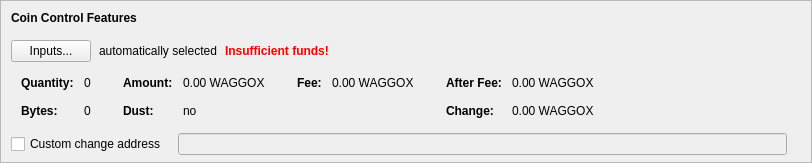
    <widget class="QFrame" name="frameCoinControl">
     <property name="sizePolicy">
      <sizepolicy hsizetype="Expanding" vsizetype="Expanding">
       <horstretch>0</horstretch>
       <verstretch>0</verstretch>
      </sizepolicy>
     </property>
     <property name="maximumSize">
      <size>
       <width>16777215</width>
       <height>16777215</height>
      </size>
     </property>
     <property name="frameShape">
      <enum>QFrame::StyledPanel</enum>
     </property>
     <property name="frameShadow">
      <enum>QFrame::Sunken</enum>
     </property>
     <layout class="QVBoxLayout" name="verticalLayoutCoinControl2">
      <property name="spacing">
       <number>0</number>
      </property>
      <property name="leftMargin">
       <number>0</number>
      </property>
      <property name="topMargin">
       <number>0</number>
      </property>
      <property name="rightMargin">
       <number>0</number>
      </property>
      <property name="bottomMargin">
       <number>6</number>
      </property>
      <item>
       <layout class="QVBoxLayout" name="verticalLayoutCoinControl" stretch="0,0,0,0,1">
        <property name="spacing">
         <number>0</number>
        </property>
        <property name="leftMargin">
         <number>10</number>
        </property>
        <property name="topMargin">
         <number>10</number>
        </property>
        <item>
         <layout class="QHBoxLayout" name="horizontalLayoutCoinControl1">
          <property name="bottomMargin">
           <number>15</number>
          </property>
          <item>
           <widget class="QLabel" name="labelCoinControlFeatures">
            <property name="sizePolicy">
             <sizepolicy hsizetype="Preferred" vsizetype="Maximum">
              <horstretch>0</horstretch>
              <verstretch>0</verstretch>
             </sizepolicy>
            </property>
            <property name="font">
             <font>
              <weight>75</weight>
              <bold>true</bold>
             </font>
            </property>
            <property name="styleSheet">
             <string notr="true">font-weight:bold;</string>
            </property>
            <property name="text">
             <string>Coin Control Features</string>
            </property>
           </widget>
          </item>
         </layout>
        </item>
        <item>
         <layout class="QHBoxLayout" name="horizontalLayoutCoinControl2" stretch="0,0,0,0">
          <property name="spacing">
           <number>8</number>
          </property>
          <property name="bottomMargin">
           <number>10</number>
          </property>
          <item>
           <widget class="QPushButton" name="pushButtonCoinControl">
            <property name="styleSheet">
             <string notr="true"/>
            </property>
            <property name="text">
             <string>Inputs...</string>
            </property>
            <property name="autoDefault">
             <bool>false</bool>
            </property>
           </widget>
          </item>
          <item>
           <widget class="QLabel" name="labelCoinControlAutomaticallySelected">
            <property name="text">
             <string>automatically selected</string>
            </property>
            <property name="margin">
             <number>5</number>
            </property>
           </widget>
          </item>
          <item>
           <widget class="QLabel" name="labelCoinControlInsuffFunds">
            <property name="font">
             <font>
              <weight>75</weight>
              <bold>true</bold>
             </font>
            </property>
            <property name="styleSheet">
             <string notr="true">color:red;font-weight:bold;</string>
            </property>
            <property name="text">
             <string>Insufficient funds!</string>
            </property>
            <property name="margin">
             <number>5</number>
            </property>
           </widget>
          </item>
          <item>
           <spacer name="horizontalSpacerCoinControl">
            <property name="orientation">
             <enum>Qt::Horizontal</enum>
            </property>
            <property name="sizeHint" stdset="0">
             <size>
              <width>40</width>
              <height>1</height>
             </size>
            </property>
           </spacer>
          </item>
         </layout>
        </item>
        <item>
         <widget class="QWidget" name="widgetCoinControl" native="true">
          <property name="sizePolicy">
           <sizepolicy hsizetype="Preferred" vsizetype="Preferred">
            <horstretch>0</horstretch>
            <verstretch>0</verstretch>
           </sizepolicy>
          </property>
          <property name="minimumSize">
           <size>
            <width>0</width>
            <height>0</height>
           </size>
          </property>
          <property name="styleSheet">
           <string notr="true"/>
          </property>
          <layout class="QHBoxLayout" name="horizontalLayoutCoinControl5">
           <property name="leftMargin">
            <number>0</number>
           </property>
           <property name="topMargin">
            <number>0</number>
           </property>
           <property name="rightMargin">
            <number>0</number>
           </property>
           <property name="bottomMargin">
            <number>0</number>
           </property>
           <item>
            <layout class="QHBoxLayout" name="horizontalLayoutCoinControl3" stretch="0,0,0,1">
             <property name="spacing">
              <number>20</number>
             </property>
             <property name="topMargin">
              <number>0</number>
             </property>
             <property name="bottomMargin">
              <number>10</number>
             </property>
             <item>
              <layout class="QFormLayout" name="formLayoutCoinControl1">
               <property name="horizontalSpacing">
                <number>10</number>
               </property>
               <property name="verticalSpacing">
                <number>14</number>
               </property>
               <property name="leftMargin">
                <number>10</number>
               </property>
               <property name="topMargin">
                <number>4</number>
               </property>
               <property name="rightMargin">
                <number>6</number>
               </property>
               <item row="0" column="0">
                <widget class="QLabel" name="labelCoinControlQuantityText">
                 <property name="font">
                  <font>
                   <weight>75</weight>
                   <bold>true</bold>
                  </font>
                 </property>
                 <property name="text">
                  <string>Quantity:</string>
                 </property>
                 <property name="margin">
                  <number>0</number>
                 </property>
                </widget>
               </item>
               <item row="0" column="1">
                <widget class="QLabel" name="labelCoinControlQuantity">
                 <property name="cursor">
                  <cursorShape>IBeamCursor</cursorShape>
                 </property>
                 <property name="contextMenuPolicy">
                  <enum>Qt::ActionsContextMenu</enum>
                 </property>
                 <property name="text">
                  <string notr="true">0</string>
                 </property>
                 <property name="margin">
                  <number>0</number>
                 </property>
                 <property name="textInteractionFlags">
                  <set>Qt::LinksAccessibleByMouse|Qt::TextSelectableByKeyboard|Qt::TextSelectableByMouse</set>
                 </property>
                </widget>
               </item>
               <item row="1" column="0">
                <widget class="QLabel" name="labelCoinControlBytesText">
                 <property name="font">
                  <font>
                   <weight>75</weight>
                   <bold>true</bold>
                  </font>
                 </property>
                 <property name="text">
                  <string>Bytes:</string>
                 </property>
                </widget>
               </item>
               <item row="1" column="1">
                <widget class="QLabel" name="labelCoinControlBytes">
                 <property name="cursor">
                  <cursorShape>IBeamCursor</cursorShape>
                 </property>
                 <property name="contextMenuPolicy">
                  <enum>Qt::ActionsContextMenu</enum>
                 </property>
                 <property name="text">
                  <string notr="true">0</string>
                 </property>
                 <property name="textInteractionFlags">
                  <set>Qt::LinksAccessibleByMouse|Qt::TextSelectableByKeyboard|Qt::TextSelectableByMouse</set>
                 </property>
                </widget>
               </item>
              </layout>
             </item>
             <item>
              <layout class="QFormLayout" name="formLayoutCoinControl2">
               <property name="horizontalSpacing">
                <number>10</number>
               </property>
               <property name="verticalSpacing">
                <number>14</number>
               </property>
               <property name="leftMargin">
                <number>6</number>
               </property>
               <property name="topMargin">
                <number>4</number>
               </property>
               <property name="rightMargin">
                <number>6</number>
               </property>
               <item row="0" column="0">
                <widget class="QLabel" name="labelCoinControlAmountText">
                 <property name="font">
                  <font>
                   <weight>75</weight>
                   <bold>true</bold>
                  </font>
                 </property>
                 <property name="text">
                  <string>Amount:</string>
                 </property>
                 <property name="margin">
                  <number>0</number>
                 </property>
                </widget>
               </item>
               <item row="0" column="1">
                <widget class="QLabel" name="labelCoinControlAmount">
                 <property name="cursor">
                  <cursorShape>IBeamCursor</cursorShape>
                 </property>
                 <property name="contextMenuPolicy">
                  <enum>Qt::ActionsContextMenu</enum>
                 </property>
                 <property name="text">
                  <string notr="true">0.00 WAGGOX</string>
                 </property>
                 <property name="textInteractionFlags">
                  <set>Qt::LinksAccessibleByMouse|Qt::TextSelectableByKeyboard|Qt::TextSelectableByMouse</set>
                 </property>
                </widget>
               </item>
               <item row="1" column="0">
                <widget class="QLabel" name="labelCoinControlLowOutputText">
                 <property name="font">
                  <font>
                   <weight>75</weight>
                   <bold>true</bold>
                  </font>
                 </property>
                 <property name="text">
                  <string>Dust:</string>
                 </property>
                </widget>
               </item>
               <item row="1" column="1">
                <widget class="QLabel" name="labelCoinControlLowOutput">
                 <property name="cursor">
                  <cursorShape>IBeamCursor</cursorShape>
                 </property>
                 <property name="contextMenuPolicy">
                  <enum>Qt::ActionsContextMenu</enum>
                 </property>
                 <property name="text">
                  <string notr="true">no</string>
                 </property>
                 <property name="textInteractionFlags">
                  <set>Qt::LinksAccessibleByMouse|Qt::TextSelectableByKeyboard|Qt::TextSelectableByMouse</set>
                 </property>
                </widget>
               </item>
              </layout>
             </item>
             <item>
              <layout class="QFormLayout" name="formLayoutCoinControl3">
               <property name="horizontalSpacing">
                <number>10</number>
               </property>
               <property name="verticalSpacing">
                <number>14</number>
               </property>
               <property name="leftMargin">
                <number>6</number>
               </property>
               <property name="topMargin">
                <number>4</number>
               </property>
               <property name="rightMargin">
                <number>6</number>
               </property>
               <item row="0" column="0">
                <widget class="QLabel" name="labelCoinControlFeeText">
                 <property name="font">
                  <font>
                   <weight>75</weight>
                   <bold>true</bold>
                  </font>
                 </property>
                 <property name="text">
                  <string>Fee:</string>
                 </property>
                 <property name="margin">
                  <number>0</number>
                 </property>
                </widget>
               </item>
               <item row="0" column="1">
                <widget class="QLabel" name="labelCoinControlFee">
                 <property name="cursor">
                  <cursorShape>IBeamCursor</cursorShape>
                 </property>
                 <property name="contextMenuPolicy">
                  <enum>Qt::ActionsContextMenu</enum>
                 </property>
                 <property name="text">
                  <string notr="true">0.00 WAGGOX</string>
                 </property>
                 <property name="textInteractionFlags">
                  <set>Qt::LinksAccessibleByMouse|Qt::TextSelectableByKeyboard|Qt::TextSelectableByMouse</set>
                 </property>
                </widget>
               </item>
              </layout>
             </item>
             <item>
              <layout class="QFormLayout" name="formLayoutCoinControl4">
               <property name="horizontalSpacing">
                <number>10</number>
               </property>
               <property name="verticalSpacing">
                <number>14</number>
               </property>
               <property name="leftMargin">
                <number>6</number>
               </property>
               <property name="topMargin">
                <number>4</number>
               </property>
               <property name="rightMargin">
                <number>6</number>
               </property>
               <item row="0" column="0">
                <widget class="QLabel" name="labelCoinControlAfterFeeText">
                 <property name="font">
                  <font>
                   <weight>75</weight>
                   <bold>true</bold>
                  </font>
                 </property>
                 <property name="text">
                  <string>After Fee:</string>
                 </property>
                 <property name="margin">
                  <number>0</number>
                 </property>
                </widget>
               </item>
               <item row="0" column="1">
                <widget class="QLabel" name="labelCoinControlAfterFee">
                 <property name="cursor">
                  <cursorShape>IBeamCursor</cursorShape>
                 </property>
                 <property name="contextMenuPolicy">
                  <enum>Qt::ActionsContextMenu</enum>
                 </property>
                 <property name="text">
                  <string notr="true">0.00 WAGGOX</string>
                 </property>
                 <property name="textInteractionFlags">
                  <set>Qt::LinksAccessibleByMouse|Qt::TextSelectableByKeyboard|Qt::TextSelectableByMouse</set>
                 </property>
                </widget>
               </item>
               <item row="1" column="0">
                <widget class="QLabel" name="labelCoinControlChangeText">
                 <property name="font">
                  <font>
                   <weight>75</weight>
                   <bold>true</bold>
                  </font>
                 </property>
                 <property name="text">
                  <string>Change:</string>
                 </property>
                </widget>
               </item>
               <item row="1" column="1">
                <widget class="QLabel" name="labelCoinControlChange">
                 <property name="cursor">
                  <cursorShape>IBeamCursor</cursorShape>
                 </property>
                 <property name="contextMenuPolicy">
                  <enum>Qt::ActionsContextMenu</enum>
                 </property>
                 <property name="text">
                  <string notr="true">0.00 WAGGOX</string>
                 </property>
                 <property name="textInteractionFlags">
                  <set>Qt::LinksAccessibleByMouse|Qt::TextSelectableByKeyboard|Qt::TextSelectableByMouse</set>
                 </property>
                </widget>
               </item>
              </layout>
             </item>
            </layout>
           </item>
          </layout>
         </widget>
        </item>
        <item>
         <layout class="QHBoxLayout" name="horizontalLayoutCoinControl4" stretch="0,0,0">
          <property name="spacing">
           <number>12</number>
          </property>
          <property name="sizeConstraint">
           <enum>QLayout::SetDefaultConstraint</enum>
          </property>
          <property name="topMargin">
           <number>5</number>
          </property>
          <property name="rightMargin">
           <number>5</number>
          </property>
          <item>
           <widget class="QCheckBox" name="checkBoxCoinControlChange">
            <property name="toolTip">
             <string>If this is activated, but the change address is empty or invalid, change will be sent to a newly generated address.</string>
            </property>
            <property name="text">
             <string>Custom change address</string>
            </property>
           </widget>
          </item>
          <item>
           <widget class="QValidatedLineEdit" name="lineEditCoinControlChange">
            <property name="enabled">
             <bool>false</bool>
            </property>
            <property name="sizePolicy">
             <sizepolicy hsizetype="Expanding" vsizetype="Fixed">
              <horstretch>0</horstretch>
              <verstretch>0</verstretch>
             </sizepolicy>
            </property>
           </widget>
          </item>
          <item>
           <widget class="QLabel" name="labelCoinControlChangeLabel">
            <property name="sizePolicy">
             <sizepolicy hsizetype="Preferred" vsizetype="Expanding">
              <horstretch>0</horstretch>
              <verstretch>0</verstretch>
             </sizepolicy>
            </property>
            <property name="minimumSize">
             <size>
              <width>0</width>
              <height>0</height>
             </size>
            </property>
            <property name="text">
             <string/>
            </property>
            <property name="margin">
             <number>3</number>
            </property>
           </widget>
          </item>
         </layout>
        </item>
        <item>
         <spacer name="verticalSpacerCoinControl">
          <property name="orientation">
           <enum>Qt::Vertical</enum>
          </property>
          <property name="sizeHint" stdset="0">
           <size>
            <width>800</width>
            <height>1</height>
           </size>
          </property>
         </spacer>
        </item>
       </layout>
      </item>
     </layout>
    </widget>
